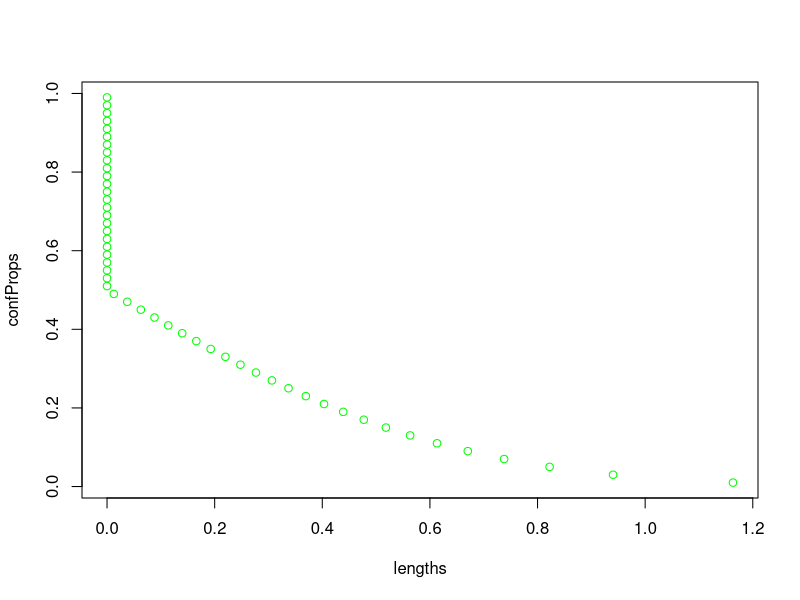

Recreate this plot in R.
# Number at list is | 15 |
# M = -2
# Sigma = 2.5


confIntMeanVar <- function(arr, S, G){
# Confidence interval for mean variance
# доверительный интервал для математического ожидания при известной дисперсии
# S - Sigma (variance)
# G - Gamma  
  N = length(arr)
  d = qnorm(G) * S /sqrt(N); d # Delta
    
  L = mean(sample1) - d; L # Left 
  R = mean(sample1) + d; R # Right
  #res = c(L, R); res
  return(c(L, R))
}


confIntMeanwVar <- function(arr, G){
# Confidence interval for mean without variance
# доверительный интервал для математического ожидания при неизвестной дисперсии
# G - Gamma  
  N = length(arr)
  t = qt(G, N-1); t
  D = var(arr)          # Sample Variance
  S = sqrt((N/(N-1))*D) # Corrected Sigma
  d = t * S /sqrt(N); d # Delta
  
  L = mean(sample1) - d; L # Left 
  R = mean(sample1) + d; R # Right
  #res = c(L, R); res
  return(c(L, R))
}


confIntVarwMean <- function(arr, G){
# Confidence interval for variance without mean
# доверительный интервал для математического ожидания при неизвестной дисперсии
# G - Gamma  
  N = length(arr)
  a1 = (1 - G)/2
  a2 = (1 + G)/2
  
  D = var(arr)          # Sample Variance
  S = sqrt((N/(N-1))*D) # Corrected Sigma
  
  L = sqrt(N-1)*S / sqrt(qchisq(a1, N-1)); L # Left 
  R = sqrt(N-1)*S / sqrt(qchisq(a2, N-1)); R # Right
  #res = c(L, R); res
  return(c(L, R))
}

intLen <- function(int){
  #Длинна интервала
  len <- abs(max(int) - min(int[2]))
  return (len)
}

M = -2   # Mean
S = 2.5  # Sigma
G = 0.90 # Gamma

N1 = 100
N2 = 200

sample1 <- rnorm(N1, mean = M, sd = S); sample1
sample2 <- rnorm(N2, mean = M, sd = S); sample2


interval1 <- confIntMeanVar(sample1, S, G); interval1
interval2 <- confIntMeanVar(sample2, S, G); interval2

interval1 <- confIntMeanwVar(sample1, G); interval1
interval2 <- confIntMeanwVar(sample2, G); interval2

interval1 <- confIntVarwMean(sample1, G); interval1
interval2 <- confIntVarwMean(sample2, G); interval2

basePr <- 0.01

confProps <- c(1:50)
for(i in 1: length(confProps)){
  confProps[i] <- basePr + (0.02 * (i-1))
}

lengths <- c(1:50)
for(i in 1: length(confProps)){
  lengths[i] <- intLen(confIntMeanVar(sample1, S, confProps[i]))
}
interval1 <- confIntMeanVar(sample1, S, confProps[20]); interval1
interval1 <- confIntMeanVar(sample1, S, confProps[40]); interval1

lengths
plot(lengths, confProps, col = "green")
